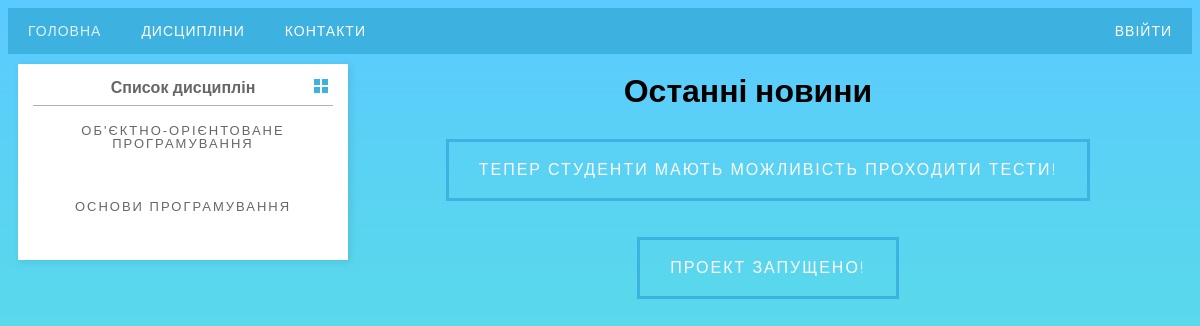
The page / on the database its author committed.
### enterprise/apps/articles/models.py (models this page shows, shortened)
class Subject(models.Model):
    subject_name = models.CharField(max_length=150, db_index=True, verbose_name='Назва предмету')
    subject_teacher = models.CharField('Викладач', max_length=100)
    class Meta:
        verbose_name = 'Предмет'
        verbose_name_plural = 'Предмети'

class Article(models.Model):
    article_title = models.CharField('Назва статті', max_length=200)
    article_text = models.TextField('Текст статті')
    pub_date = models.DateTimeField('Дата публікації')
    class Meta:
        verbose_name = 'Стаття'
        verbose_name_plural = 'Статті'

### enterprise/apps/articles/views.py (the view)
# urls.py: path('', views.index, name="index"),
def index(request):
    latest_articles_list = Article.objects.order_by('-pub_date')[:5]
    return render(request, 'articles/list.html',{'latest_articles_list': latest_articles_list , 'subjects_list': subjects_list})

### enterprise/Templates/Articles/list.html (shortened to what this page needs)
{% extends 'base.html' %}
{% block content %}
    <div class="main_title">
    <H1>Останні новини</H1>
    </div>
    <div class="listing">
    {% if latest_articles_list %}
        {% for a in latest_articles_list %}
            <ul>
                <li style="list-style-type: none">
                    <a class="list_object" href ="{% url 'articles:detail' a.id %}">{{a.article_title}}</a>
                </li>
            </ul>
        {% endfor %}
    </div>
    {% else %}
        Не знайдено
    {% endif %}
{% endblock %}

### enterprise/Templates/base.html (shortened to what this page needs)
<!DOCTYPE html>
{% load static %}
<html lang="en">
<head>
    <link rel="stylesheet" href="{% static "css/styles.css" %}" />
    <link rel="stylesheet" href="https://maxcdn.bootstrapcdn.com/font-awesome/4.5.0/css/font-awesome.min.css">
</head>
<body>
{% block header %}
<div id='cssmenu'>
<ul>
   <li class='active'><a href="{% url 'articles:index' %}">Головна</a></li>
   <li><a href="{% url 'articles:sub_list' %}">Дисципліни</a></li>
   <li><a href='{% url 'articles:contacts' %}'>Контакти</a></li>
   <li style="float: right">
       {% if user.is_authenticated %}
           <a href="{% url 'logout' %}">Вийти</a>
       {% else %}
           <a href="{% url 'login' %}">Ввійти</a>
       {% endif %}
   </li>
   <li style="float: right"><a href="{% url 'articles:personal_page' %}">
   </a></li>
</ul>
</div>
{%  endblock %}
<div class="page_content">
    <div class="category-wrap">
        <h3>Список дисциплін</h3>
        <ul>
        {% if subjects_list %}
        {% for b in subjects_list %}
            <li><a href ="{% url 'articles:sub_detail' b.id %}">{{b.subject_name}}</a></li>
            <br>
        {% endfor %}
        {% else %}
        Не знайдено
        {% endif %}
        </ul>
    </div>
    <div class="articles_list">
        {% block content %}{% endblock  %}
    </div>
</div>
</body>
</html>

### enterprise/apps/articles/static/css/styles.css (style rules this page uses)
#cssmenu, #cssmenu ul, #cssmenu ul li, #cssmenu ul li a, #cssmenu #menu-button { margin: 0; padding: 0; border: 0; list-style: none; line-height: 1; display: block; position: relative; -webkit-box-sizing: border-box; -moz-box-sizing: border-box; box-sizing: border-box; }
#cssmenu:after, #cssmenu > ul:after { content: "."; display: block; clear: both; visibility: hidden; line-height: 0; height: 0; }
#cssmenu { width: auto; font-family: Raleway, sans-serif; line-height: 1; }
#cssmenu > ul { background: #3db2e1; }
#cssmenu > ul > li { float: left; -webkit-perspective: 1000px; -moz-perspective: 1000px; perspective: 1000px; }
#cssmenu > ul > li > a { padding: 16px 20px; font-size: 14px; color: #ffffff; letter-spacing: 1px; text-transform: uppercase; text-decoration: none; background: #3db2e1; -webkit-transition: all .3s; -moz-transition: all .3s; -o-transition: all .3s; transition: all .3s; -webkit-transform-origin: 50% 0; -moz-transform-origin: 50% 0; transform-origin: 50% 0; -webkit-transform-style: preserve-3d; -moz-transform-style: preserve-3d; transform-style: preserve-3d; }
#cssmenu > ul > li.active > a { color: #dff2fa; }
#cssmenu > ul > li > a::before { position: absolute; top: 100%; left: 0; z-index: -1; -webkit-box-sizing: border-box; -moz-box-sizing: border-box; box-sizing: border-box; width: 100%; height: 100%; padding: 16px 20px; color: #dff2fa; background: #19799f; content: attr(data-title); -webkit-transition: background 0.3s; -moz-transition: background 0.3s; transition: background 0.3s; -webkit-transform: rotateX(-90deg); -moz-transform: rotateX(-90deg); transform: rotateX(-90deg); -webkit-transform-origin: 50% 0; -moz-transform-origin: 50% 0; transform-origin: 50% 0; -ms-transform: translateY(- -18px); }
.page_content { font-family: Raleway, sans-serif; line-height: 1; align-content: center; text-align: center; }
.articles_list { position: inherit; min-width: 75%; max-width: 85%; float: right; text-align: center; }
.category-wrap { position: absolute; max-width: 300px; margin: 10px; padding: 15px; background: white; min-width: 15%; box-shadow: 2px 2px 8px rgba(0,0,0,.1); font-family: "Helvetica Neue", Helvetica, Arial, sans-serif; }
.category-wrap h3 { font-size: 16px; color: rgba(0,0,0,.6); margin: 0 0 10px; padding: 0 5px; position: relative; }
.category-wrap h3:after { content: ""; width: 6px; height: 6px; background: #3db2e1; position: absolute; right: 5px; bottom: 2px; box-shadow: -8px -8px #3db2e1, 0 -8px #3db2e1, -8px 0 #3db2e1; }
.category-wrap ul { list-style: none; margin: 0; padding: 0; border-top: 1px solid rgba(0,0,0,.3); }
.category-wrap li { margin: 12px 0 0 0px; }
.category-wrap a { text-decoration: none; display: block; font-size: 13px; color: rgba(0,0,0,.6); padding: 5px; position: relative; transition: .3s linear; }
.category-wrap a:after { content:"\f18e"; font-family: Raleway, sans-serif; position: absolute; right: 5px; color: white; transition: .2s linear; }
.list_object { border-width: 3px; border-style: solid; border-color: #3db2e1; font-family: Raleway, sans-serif; }
html { height: 100% }
body { background: linear-gradient(to top, #55EFCB 0%, #5BCAFF 100%); height: 100%; }
a { text-decoration: none; outline: none; display: inline-block; padding: 20px 30px; margin: 10px 20px; position: relative; color: white; border: 1px solid rgba(255,255,255,.4); background: none; font-weight: 300; font-family: 'Montserrat', sans-serif; text-transform: uppercase; letter-spacing: 2px; }
a:before, a:after { content: ""; position: absolute; width: 0; height: 0; opacity: 0; box-sizing: border-box; }
a:before { bottom: 0; left: 0; border-left: 1px solid white; border-top: 1px solid white; transition: 0s ease opacity .8s, .2s ease width .4s, .2s ease height .6s; }
a:after { top: 0; right: 0; border-right: 1px solid white; border-bottom: 1px solid white; transition: 0s ease opacity .4s, .2s ease width , .2s ease height .2s; }

### rows shown on the page
Subject: subject_name "ОБ'ЄКТНО-ОРІЄНТОВАНЕ ПРОГРАМУВАННЯ"
Subject: subject_name "ОСНОВИ ПРОГРАМУВАННЯ"
Article: article_title "ТЕПЕР СТУДЕНТИ МАЮТЬ МОЖЛИВІСТЬ ПРОХОДИТИ ТЕСТИ!"
Article: article_title "ПРОЕКТ ЗАПУЩЕНО!"
